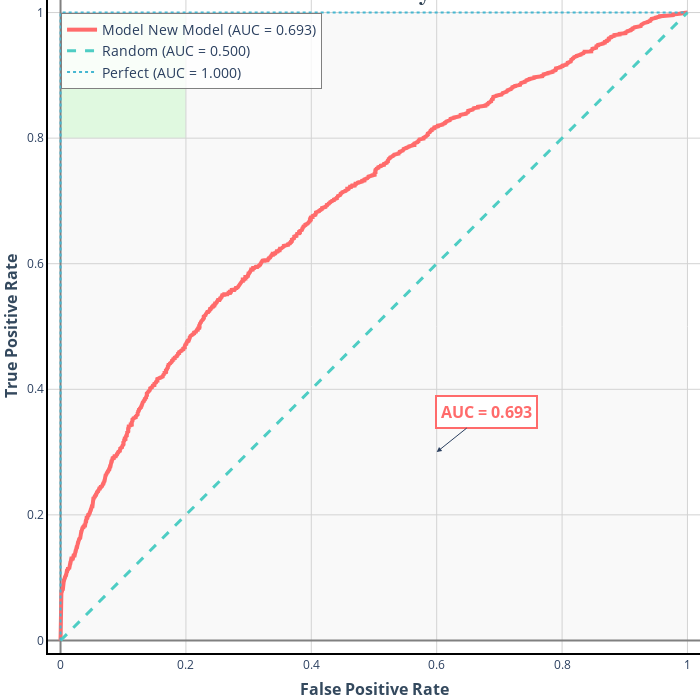
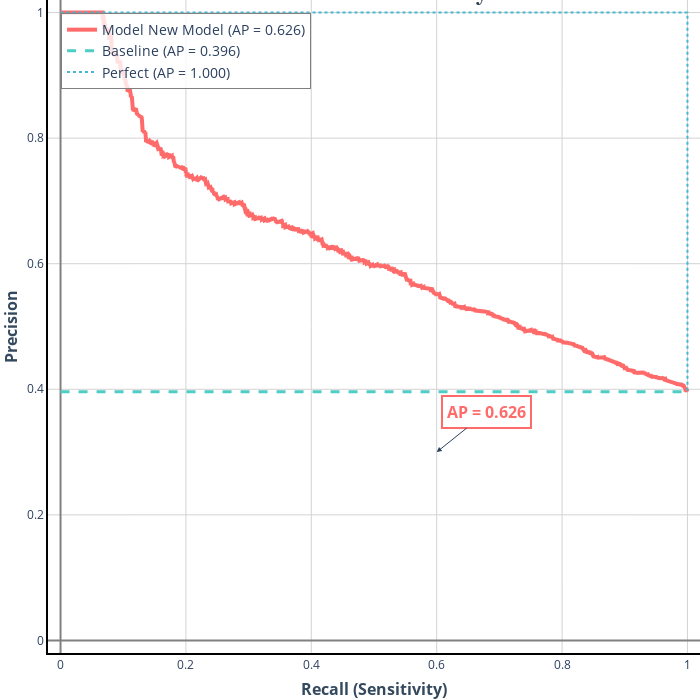
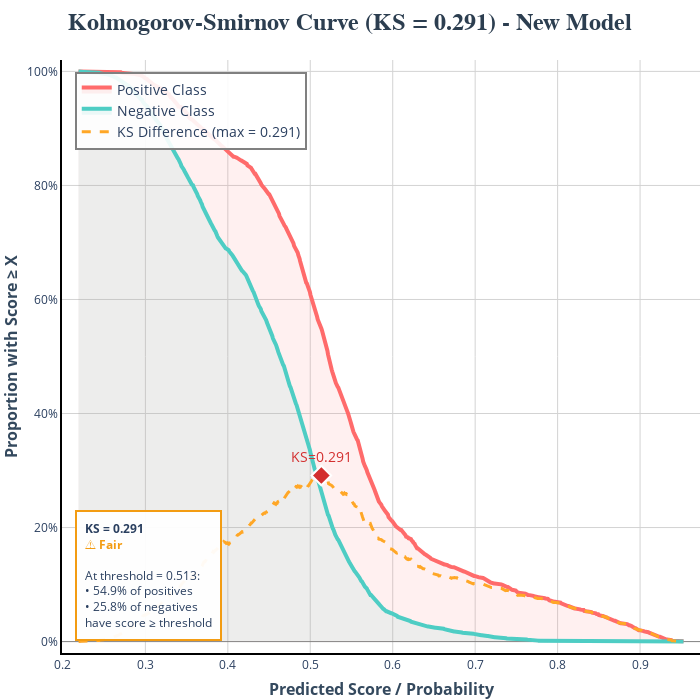
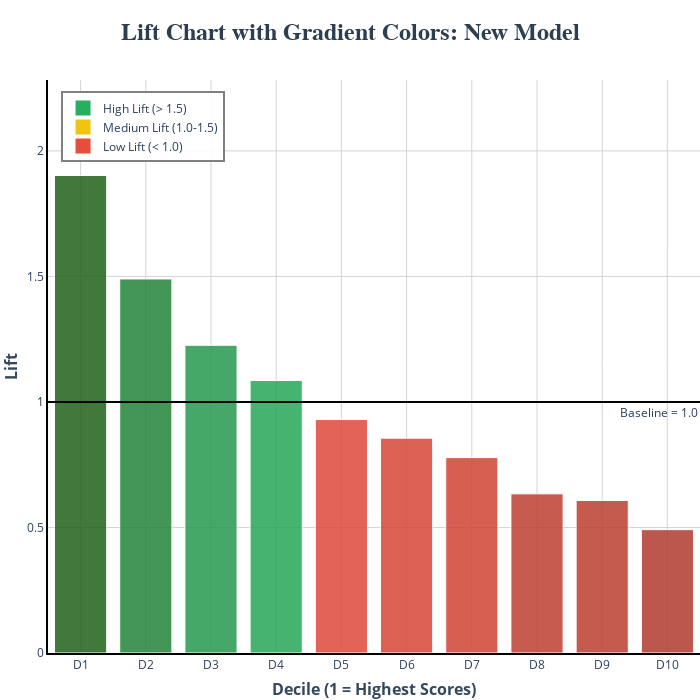

Notebook code for these charts, in order:
### Code cell
import pandas as pd
import numpy as np
from sklearn.metrics import roc_auc_score, accuracy_score, precision_score, recall_score, f1_score

from etl.util import prepare_dataset_without_leakage
from ml_features.features import prepare_features
from ml_features.customer_features import create_customer_features
from ml_features.sequence_features  import create_sequence_features
from ml_features.brand_features import create_brand_features
from ml_features.model_features import create_model_features
from ml_features.market_features import create_market_features
from ml_features.equipment_features import create_equipment_features
from ml_features.solution_complexity_features import create_solution_complexity_features
from ml_features.timeline_features import create_timeline_features, create_advanced_timeline_features, create_timeline_interaction_features
from ml_features.role_features import create_commercial_role_features
from ml_features.process_features import create_process_features
from ml_features.correction_features import create_correction_features
from ml_training.train_rf import train_rf
from ml_evaluation.dashboard import model_evaluation_report
from ml_evaluation.error_analysis import comprehensive_error_analysis, analyze_feature_contribution_to_errors, create_error_visualization

import warnings
warnings.filterwarnings('ignore')

# Load original clean quote data
df_quotes = pd.read_csv('cleaned_quote_data.csv')
df_quotes['dt_creation_devis'] = pd.to_datetime(df_quotes['dt_creation_devis'])
print(f"\n📊 Original quote data: {len(df_quotes):,} quotes from {df_quotes['numero_compte'].nunique():,} customers")


print("\n" + "="*80)
print("STRATEGY: CREATE FEATURES")
print("="*80)


# Create feature list
feature_funcs = [create_customer_features, create_sequence_features, create_brand_features, 
                 create_model_features, create_market_features,
                 create_equipment_features, create_solution_complexity_features,
                 create_timeline_features, create_advanced_timeline_features,
                 create_commercial_role_features, create_process_features
                 , create_correction_features
                ]


new_df = feature_funcs[0](df_quotes)
customer_df = new_df
for func in feature_funcs[1:]:
    new_df_ = func(df_quotes)

    new_df = pd.merge(new_df, new_df_, on='numero_compte', how='left', suffixes=('_dup', ''))
    new_df = new_df.drop(columns=[x for x in new_df.columns if '_dup' in x], errors='ignore')
    print(len(new_df))
    if func == create_sequence_features: sequence_df = new_df


# Now it's clear which column is which
y_new = new_df['converted']  # From sequence features
y_sequence = sequence_df['converted']  # From sequence features
y_customer = customer_df['converted']  # From customer features

# For modeling, use the sequence version
X_customer = customer_df.drop(columns=['numero_compte', 'converted'], errors='ignore')
X_customer_clean, y_customer_clean = prepare_features(X_customer, y_customer, "Customer Features")

X_sequence = sequence_df.drop(columns=['numero_compte', 'converted'], errors='ignore')
X_sequence_clean, y_sequence_clean = prepare_features(X_sequence, y_sequence, "Sequence Features")

new_df = create_timeline_interaction_features(new_df)
new_df, _ = create_catboost_interaction_features(new_df)
new_df, _ = create_efficiency_interaction_features(new_df)
new_df, _ = create_engagement_interaction_features(new_df)

X_new = new_df.drop(columns=['numero_compte', 'converted'], errors='ignore')
X_new_clean, y_new_clean = prepare_features(X_new, y_new, "New Features")

print("\n" + "="*80)
print("MODEL TRAINING WITH PROPER VISUALIZATIONS")
print("="*80)

# Test 1: Customer features
print("\n🧪 CUSTOMER FEATURES MODEL")
result_customer = train_rf(X_customer_clean, y_customer_clean, 'customer_model')

# Create predictions for visualizations
X_test_customer = result_customer['X_test']
y_test_customer = result_customer['y_test']
y_pred_customer = result_customer['model'].predict(X_test_customer)
y_pred_proba_customer = result_customer['model'].predict_proba(X_test_customer)[:, 1]

# plots = log_all_plots(y_test, y_pred_proba, wandb_run_id, "Base Customer Model")
# for k, plot in plots.items():
#     plot.show()

# Test 2: Sequence features
print("\n🧪 SEQUENCE FEATURES MODEL")
result_sequence = train_rf(X_sequence_clean, y_sequence_clean, 'sequence_model')
X_test_seq = result_sequence['X_test']
y_test_seq = result_sequence['y_test']
y_pred_seq = result_sequence['model'].predict(X_test_seq)
y_pred_proba_seq = result_sequence['model'].predict_proba(X_test_seq)[:, 1]

# plots = log_all_plots(y_test_seq, y_pred_proba_seq, wandb_run_id, "Sequence Model")
# for k, plot in plots.items():
#     plot.show()

# Test 3: Sequence features
print("\n🧪 NEW FEATURES MODEL")
result_new = train_rf(X_new_clean, y_new_clean, 'new_model')
X_test_new = result_new['X_test']
y_test_new = result_new['y_test']
y_pred_new = result_new['model'].predict(X_test_new)
y_pred_proba_new = result_new['model'].predict_proba(X_test_new)[:, 1]

plots = log_all_plots(y_test_new, y_pred_proba_new, wandb_run_id, "New Model")
for k, plot in plots.items():
    plot.show()

### Figure 1 — Plotly figure (JSON) as saved in the notebook; plotly's stock layout.template omitted (floating-point values rounded to 4 significant figures; data arrays with more than 128 entries replaced by an {"elided": "..."} marker saying what was removed)
{"data": [{"hovertemplate": "FPR: %{x:.3f}<br>TPR: %{y:.3f}<br><extra></extra>", "line": {"color": "#FF6B6B", "dash": "solid", "width": 4}, "mode": "lines", "name": "Model New Model (AUC = 0.693)", "showlegend": true, "type": "scatter", "x": {"elided": "2056 float values"}, "xaxis": "x", "y": {"elided": "2056 float values"}, "yaxis": "y"}, {"line": {"color": "#4ECDC4", "dash": "dash", "width": 3}, "mode": "lines", "name": "Random (AUC = 0.500)", "showlegend": true, "type": "scatter", "x": [0, 1], "xaxis": "x", "y": [0, 1], "yaxis": "y"}, {"line": {"color": "#45B7D1", "dash": "dot", "width": 2}, "mode": "lines", "name": "Perfect (AUC = 1.000)", "showlegend": true, "type": "scatter", "x": [0, 0, 1], "xaxis": "x", "y": [0, 1, 1], "yaxis": "y"}], "layout": {"annotations": [{"arrowhead": 2, "ax": 50, "ay": -40, "bgcolor": "white", "bordercolor": "#FF6B6B", "borderpad": 4, "borderwidth": 2, "font": {"color": "#FF6B6B", "size": 16}, "showarrow": true, "text": "<b>AUC = 0.693</b>", "x": 0.6, "y": 0.3}], "height": 700, "hovermode": "x unified", "legend": {"bgcolor": "rgba(255, 255, 255, 0.8)", "bordercolor": "gray", "borderwidth": 1, "font": {"size": 14}, "x": 0.02, "y": 0.98}, "margin": {"b": 8, "l": 0, "r": 0, "t": 0}, "modebar": {"add": ["drawline", "drawopenpath", "drawclosedpath", "drawcircle", "drawrect", "eraseshape"], "remove": ["lasso2d", "select2d", "hoverClosestCartesian", "hoverCompareCartesian", "toggleSpikelines"]}, "paper_bgcolor": "white", "plot_bgcolor": "white", "shapes": [{"fillcolor": "rgba(0, 255, 0, 0.1)", "layer": "below", "line": {"width": 0}, "type": "rect", "x0": 0, "x1": 0.2, "xref": "x", "y0": 0.8, "y1": 1, "yref": "y"}, {"fillcolor": "rgba(128, 128, 128, 0.05)", "layer": "below", "line": {"width": 0}, "type": "rect", "x0": 0, "x1": 1, "xref": "x", "y0": 0, "y1": 1, "yref": "y"}], "title": {"font": {"color": "#2C3E50", "family": "Arial", "size": 24}, "text": "<b>ROC Curve Analysis</b>", "x": 0.5, "xanchor": "center"}, "width": 700, "xaxis": {"anchor": "y", "domain": [0, 1], "gridcolor": "lightgray", "gridwidth": 1, "linecolor": "black", "linewidth": 2, "range": [-0.02, 1.02], "showline": true, "tickfont": {"size": 12}, "title": {"font": {"color": "#34495E", "size": 16}, "text": "<b>False Positive Rate</b>"}, "zerolinecolor": "gray"}, "yaxis": {"anchor": "x", "domain": [0, 1], "gridcolor": "lightgray", "gridwidth": 1, "linecolor": "black", "linewidth": 2, "range": [-0.02, 1.02], "showline": true, "tickfont": {"size": 12}, "title": {"font": {"color": "#34495E", "size": 16}, "text": "<b>True Positive Rate</b>"}, "zerolinecolor": "gray"}}}

### Figure 2 — Plotly figure (JSON) as saved in the notebook; plotly's stock layout.template omitted (floating-point values rounded to 4 significant figures; data arrays with more than 128 entries replaced by an {"elided": "..."} marker saying what was removed)
{"data": [{"hovertemplate": "Recall: %{x:.3f}<br>Precision: %{y:.3f}<br><extra></extra>", "line": {"color": "#FF6B6B", "dash": "solid", "width": 4}, "mode": "lines", "name": "Model New Model (AP = 0.626)", "showlegend": true, "type": "scatter", "x": {"elided": "4709 float values"}, "y": {"elided": "4709 float values"}}, {"line": {"color": "#4ECDC4", "dash": "dash", "width": 3}, "mode": "lines", "name": "Baseline (AP = 0.396)", "showlegend": true, "type": "scatter", "x": [0, 1], "y": [0.396, 0.396]}, {"line": {"color": "#45B7D1", "dash": "dot", "width": 2}, "mode": "lines", "name": "Perfect (AP = 1.000)", "showlegend": true, "type": "scatter", "x": [0, 1, 1], "y": [1, 1, 0.396]}], "layout": {"annotations": [{"arrowhead": 2, "ax": 50, "ay": -40, "bgcolor": "white", "bordercolor": "#FF6B6B", "borderpad": 4, "borderwidth": 2, "font": {"color": "#FF6B6B", "size": 16}, "showarrow": true, "text": "<b>AP = 0.626</b>", "x": 0.6, "y": 0.3}], "height": 700, "hovermode": "x unified", "legend": {"bgcolor": "rgba(255, 255, 255, 0.8)", "bordercolor": "gray", "borderwidth": 1, "font": {"size": 14}, "x": 0.02, "y": 0.98}, "margin": {"b": 8, "l": 0, "r": 0, "t": 0}, "paper_bgcolor": "white", "plot_bgcolor": "white", "title": {"font": {"color": "#2C3E50", "family": "Arial", "size": 24}, "text": "<b>Precision-Recall Curve Analysis</b>", "x": 0.5, "xanchor": "center"}, "width": 700, "xaxis": {"anchor": "y", "domain": [0, 1], "gridcolor": "lightgray", "gridwidth": 1, "linecolor": "black", "linewidth": 2, "range": [-0.02, 1.02], "showline": true, "tickfont": {"size": 12}, "title": {"font": {"color": "#34495E", "size": 16}, "text": "<b>Recall (Sensitivity)</b>"}, "zerolinecolor": "gray"}, "yaxis": {"anchor": "x", "domain": [0, 1], "gridcolor": "lightgray", "gridwidth": 1, "linecolor": "black", "linewidth": 2, "range": [-0.02, 1.02], "showline": true, "tickfont": {"size": 12}, "title": {"font": {"color": "#34495E", "size": 16}, "text": "<b>Precision</b>"}, "zerolinecolor": "gray"}}}

### Figure 3 — Plotly figure (JSON) as saved in the notebook; plotly's stock layout.template omitted (floating-point values rounded to 4 significant figures; data arrays with more than 128 entries replaced by an {"elided": "..."} marker saying what was removed)
{"data": [{"fill": "tozeroy", "fillcolor": "rgba(255, 107, 107, 0.1)", "hovertemplate": "Score: %{x:.3f}<br>% Positive ≥ score: %{y:.1%}<br><extra></extra>", "line": {"color": "#FF6B6B", "width": 4}, "mode": "lines", "name": "Positive Class", "showlegend": true, "type": "scatter", "x": {"elided": "1000 float values"}, "y": {"elided": "1000 float values"}}, {"fill": "tozeroy", "fillcolor": "rgba(78, 205, 196, 0.1)", "hovertemplate": "Score: %{x:.3f}<br>% Negative ≥ score: %{y:.1%}<br><extra></extra>", "line": {"color": "#4ECDC4", "width": 4}, "mode": "lines", "name": "Negative Class", "showlegend": true, "type": "scatter", "x": {"elided": "1000 float values"}, "y": {"elided": "1000 float values"}}, {"hovertemplate": "Score: %{x:.3f}<br>KS Difference: %{y:.3f}<br><extra></extra>", "line": {"color": "#FFA726", "dash": "dash", "width": 3}, "mode": "lines", "name": "KS Difference (max = 0.291)", "showlegend": true, "type": "scatter", "x": {"elided": "1000 float values"}, "y": {"elided": "1000 float values"}}, {"hovertemplate": "Threshold: 0.513<br>KS: 0.291<br>% Positive ≥ threshold: 54.9%<br>% Negative ≥ threshold: 25.8%<br><extra></extra>", "marker": {"color": "#D32F2F", "line": {"color": "white", "width": 2}, "size": 15, "symbol": "diamond"}, "mode": "markers+text", "name": "KS Maximum", "showlegend": false, "text": ["KS=0.291"], "textfont": {"color": "#D32F2F", "size": 14}, "textposition": "top center", "type": "scatter", "x": [0.5134], "y": [0.2914]}], "layout": {"annotations": [{"align": "left", "bgcolor": "rgba(255, 255, 255, 0.95)", "bordercolor": "#F39C12", "borderpad": 8, "borderwidth": 2, "font": {"size": 12}, "showarrow": false, "text": "<b>KS = 0.291</b><br><span style='color:#F39C12'><b>⚠️ Fair</b></span><br><br>At threshold = 0.513:<br>• 54.9% of positives<br>• 25.8% of negatives<br>have score ≥ threshold", "x": 0.02, "xref": "paper", "y": 0.02, "yref": "paper"}], "height": 700, "hovermode": "x unified", "legend": {"bgcolor": "rgba(255, 255, 255, 0.9)", "bordercolor": "gray", "borderwidth": 2, "font": {"size": 14}, "x": 0.02, "y": 0.98}, "margin": {"b": 8, "l": 0, "r": 0, "t": 60}, "paper_bgcolor": "white", "plot_bgcolor": "white", "title": {"font": {"color": "#2C3E50", "family": "Arial", "size": 24}, "text": "<b>Kolmogorov-Smirnov Curve (KS = 0.291) - New Model</b>", "x": 0.5, "xanchor": "center"}, "width": 700, "xaxis": {"anchor": "y", "domain": [0, 1], "gridcolor": "lightgray", "gridwidth": 1, "linecolor": "black", "linewidth": 2, "range": [0.1989, 0.9727], "showline": true, "tickfont": {"size": 12}, "title": {"font": {"color": "#34495E", "size": 16}, "text": "<b>Predicted Score / Probability</b>"}}, "yaxis": {"anchor": "x", "domain": [0, 1], "gridcolor": "lightgray", "gridwidth": 1, "linecolor": "black", "linewidth": 2, "range": [-0.02, 1.02], "showline": true, "tickfont": {"size": 12}, "tickformat": ".0%", "title": {"font": {"color": "#34495E", "size": 16}, "text": "<b>Proportion with Score ≥ X</b>"}, "zeroline": true, "zerolinecolor": "gray", "zerolinewidth": 1}}}

### Figure 4 — Plotly figure (JSON) as saved in the notebook; plotly's stock layout.template omitted (floating-point values rounded to 4 significant figures)
{"data": [{"customdata": [0.7531, 0.59, 0.4854, 0.4298, 0.3682, 0.3389, 0.3082, 0.251, 0.2406, 0.1946], "hovertemplate": "Decile %{x}<br>Lift: %{y:.2f}x<br>Response Rate: %{customdata:.1%}<br><extra></extra>", "marker": {"color": ["rgb(33,97,25)", "rgb(35,132,57)", "rgb(37,154,78)", "rgb(38,166,89)", "rgb(223,73,58)", "rgb(215,70,56)", "rgb(207,68,53)", "rgb(191,63,49)", "rgb(188,62,49)", "rgb(176,58,46)"], "line": {"color": "white", "width": 1}}, "name": "Lift per Decile", "opacity": 0.85, "showlegend": false, "type": "bar", "x": [1, 2, 3, 4, 5, 6, 7, 8, 9, 10], "y": [1.902, 1.49, 1.226, 1.085, 0.9298, 0.8559, 0.7783, 0.634, 0.6076, 0.4913]}, {"marker": {"color": "#27AE60", "size": 15, "symbol": "square"}, "mode": "markers", "name": "High Lift (> 1.5)", "showlegend": true, "type": "scatter", "x": [null], "y": [null]}, {"marker": {"color": "#F1C40F", "size": 15, "symbol": "square"}, "mode": "markers", "name": "Medium Lift (1.0-1.5)", "showlegend": true, "type": "scatter", "x": [null], "y": [null]}, {"marker": {"color": "#E74C3C", "size": 15, "symbol": "square"}, "mode": "markers", "name": "Low Lift (< 1.0)", "showlegend": true, "type": "scatter", "x": [null], "y": [null]}], "layout": {"annotations": [{"font": {"size": 12}, "showarrow": false, "text": "Baseline = 1.0", "x": 1, "xanchor": "right", "xref": "x domain", "y": 1, "yanchor": "top", "yref": "y"}], "height": 700, "hovermode": "x unified", "legend": {"bgcolor": "rgba(255, 255, 255, 0.9)", "bordercolor": "gray", "borderwidth": 2, "font": {"size": 12}, "x": 0.02, "y": 0.98}, "margin": {"b": 8, "l": 0, "r": 0, "t": 80}, "paper_bgcolor": "white", "plot_bgcolor": "white", "shapes": [{"line": {"color": "black", "dash": "solid", "width": 2}, "type": "line", "x0": 0, "x1": 1, "xref": "x domain", "y0": 1, "y1": 1, "yref": "y"}], "title": {"font": {"color": "#2C3E50", "family": "Arial", "size": 24}, "text": "<b>Lift Chart with Gradient Colors: New Model</b>", "x": 0.5, "xanchor": "center"}, "width": 700, "xaxis": {"anchor": "y", "domain": [0, 1], "gridcolor": "lightgray", "gridwidth": 1, "linecolor": "black", "linewidth": 2, "showline": true, "tickfont": {"size": 12}, "tickmode": "array", "ticktext": ["D1", "D2", "D3", "D4", "D5", "D6", "D7", "D8", "D9", "D10"], "tickvals": [1, 2, 3, 4, 5, 6, 7, 8, 9, 10], "title": {"font": {"color": "#34495E", "size": 16}, "text": "<b>Decile (1 = Highest Scores)</b>"}}, "yaxis": {"anchor": "x", "domain": [0, 1], "gridcolor": "lightgray", "gridwidth": 1, "linecolor": "black", "linewidth": 2, "range": [0, 2.282], "showline": true, "tickfont": {"size": 12}, "title": {"font": {"color": "#34495E", "size": 16}, "text": "<b>Lift</b>"}}}}
